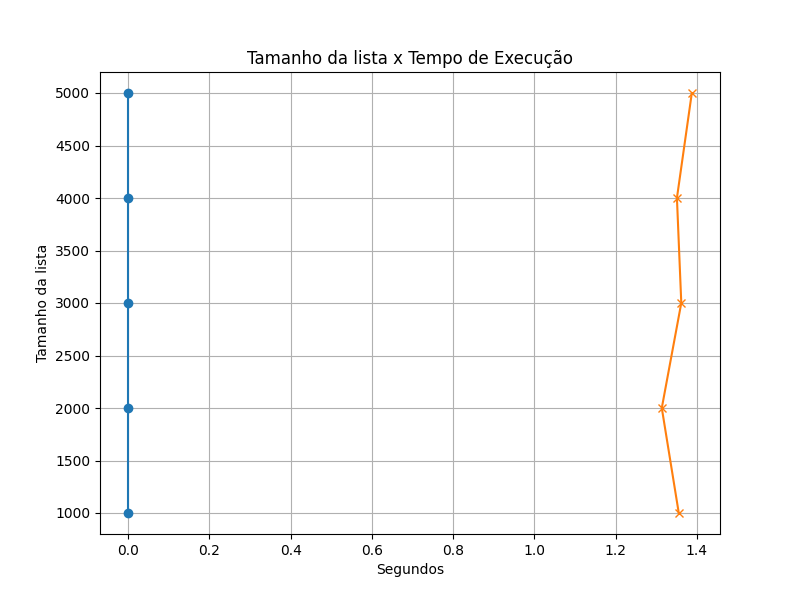

This chart was generated by the following Python code:
import multiprocessing
from multiprocessing import Pool
import sys
import random
import time
import matplotlib.pyplot as plt

def find_parallel(arr):
    inicio = time.time()
    with Pool() as pool:
        chunk_size = len(arr) // 4
        chunks = [arr[i:i + chunk_size] for i in range(0, len(arr), chunk_size)]
        results = pool.map(max, chunks)
    fim = time.time()
    return max(results), fim - inicio

def find_seq(arr):
    inicio = time.time()
    result = max(arr)
    fim = time.time()
    return result, fim - inicio

if __name__ == '__main__':
    tempo_paralell = [0]*5
    tempo_seq = [0]*5
    for i in range(5):
        array = [random.randint(0, 100) for _ in range(1000*(i+1))]
        result_parallel = find_parallel(array)
        result_seq = find_seq(array)

        tempo_paralell[i] = result_parallel[1]
        tempo_seq[i] = result_seq[1]

        print(f"Valor maximo na lista {i} sequencial: {result_seq[0]}, tempo: {tempo_seq[i]:.12f}")
        print(f"Valor maximo na lista {i} sequencial: {result_parallel[0]}, tempo: {tempo_paralell[i]:.12f}")

        plt.figure(figsize=(8, 6))
        plt.plot(tempo_seq, [1000*(i+1) for i in range(0, 5)], marker='o')
        plt.plot(tempo_paralell, [1000*(i+1) for i in range(0, 5)], marker='x')
        plt.title('Tamanho da lista x Tempo de Execução')
        plt.xlabel('Segundos')
        plt.ylabel('Tamanho da lista')
        plt.grid(True)
        plt.savefig("tp2_ex54.png")